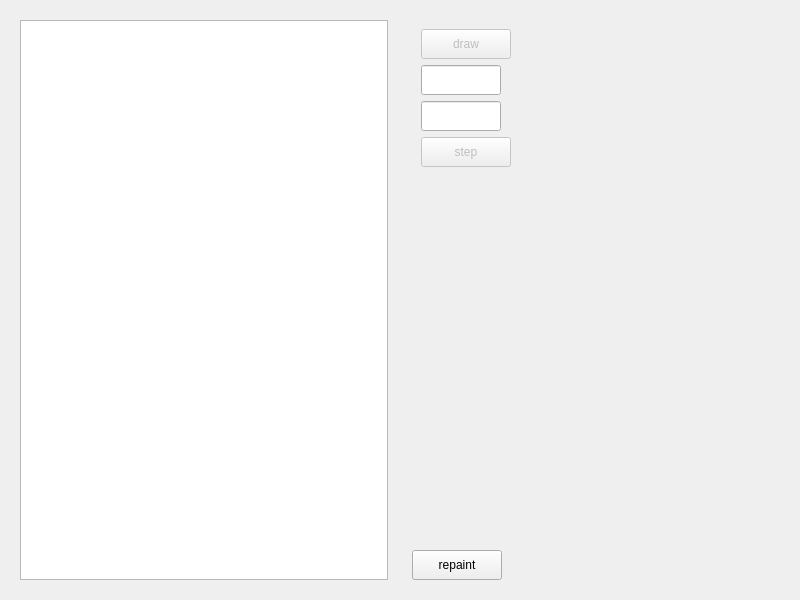
<?xml version="1.0" encoding="UTF-8"?>
<ui version="4.0">
 <class>Widget</class>
 <widget class="QWidget" name="Widget">
  <property name="geometry">
   <rect>
    <x>0</x>
    <y>0</y>
    <width>800</width>
    <height>600</height>
   </rect>
  </property>
  <property name="windowTitle">
   <string>Widget</string>
  </property>
  <layout class="QHBoxLayout" name="horizontalLayout">
   <item>
    <widget class="QWidget" name="widget" native="true">
     <property name="minimumSize">
      <size>
       <width>0</width>
       <height>0</height>
      </size>
     </property>
     <property name="maximumSize">
      <size>
       <width>800</width>
       <height>800</height>
      </size>
     </property>
     <layout class="QVBoxLayout" name="verticalLayout">
      <item>
       <widget class="QGraphicsView" name="graphicsView">
        <property name="maximumSize">
         <size>
          <width>700</width>
          <height>700</height>
         </size>
        </property>
       </widget>
      </item>
     </layout>
    </widget>
   </item>
   <item>
    <widget class="QWidget" name="widget_2" native="true">
     <layout class="QVBoxLayout" name="verticalLayout_3">
      <item>
       <widget class="QWidget" name="widget_3" native="true">
        <layout class="QVBoxLayout" name="verticalLayout_2">
         <item>
          <widget class="QPushButton" name="doButton">
           <property name="enabled">
            <bool>false</bool>
           </property>
           <property name="minimumSize">
            <size>
             <width>90</width>
             <height>30</height>
            </size>
           </property>
           <property name="maximumSize">
            <size>
             <width>90</width>
             <height>30</height>
            </size>
           </property>
           <property name="text">
            <string>draw</string>
           </property>
          </widget>
         </item>
         <item>
          <widget class="QLineEdit" name="aEdit">
           <property name="minimumSize">
            <size>
             <width>80</width>
             <height>30</height>
            </size>
           </property>
           <property name="maximumSize">
            <size>
             <width>80</width>
             <height>30</height>
            </size>
           </property>
          </widget>
         </item>
         <item>
          <widget class="QLineEdit" name="bEdit">
           <property name="minimumSize">
            <size>
             <width>80</width>
             <height>30</height>
            </size>
           </property>
           <property name="maximumSize">
            <size>
             <width>80</width>
             <height>30</height>
            </size>
           </property>
          </widget>
         </item>
         <item>
          <widget class="QPushButton" name="stepButton">
           <property name="enabled">
            <bool>false</bool>
           </property>
           <property name="minimumSize">
            <size>
             <width>90</width>
             <height>30</height>
            </size>
           </property>
           <property name="maximumSize">
            <size>
             <width>90</width>
             <height>30</height>
            </size>
           </property>
           <property name="text">
            <string>step</string>
           </property>
          </widget>
         </item>
        </layout>
       </widget>
      </item>
      <item>
       <spacer name="verticalSpacer">
        <property name="orientation">
         <enum>Qt::Vertical</enum>
        </property>
        <property name="sizeHint" stdset="0">
         <size>
          <width>20</width>
          <height>391</height>
         </size>
        </property>
       </spacer>
      </item>
      <item>
       <widget class="QPushButton" name="reButton">
        <property name="minimumSize">
         <size>
          <width>90</width>
          <height>30</height>
         </size>
        </property>
        <property name="maximumSize">
         <size>
          <width>90</width>
          <height>30</height>
         </size>
        </property>
        <property name="text">
         <string>repaint</string>
        </property>
       </widget>
      </item>
     </layout>
    </widget>
   </item>
  </layout>
 </widget>
 <resources/>
 <connections/>
</ui>
